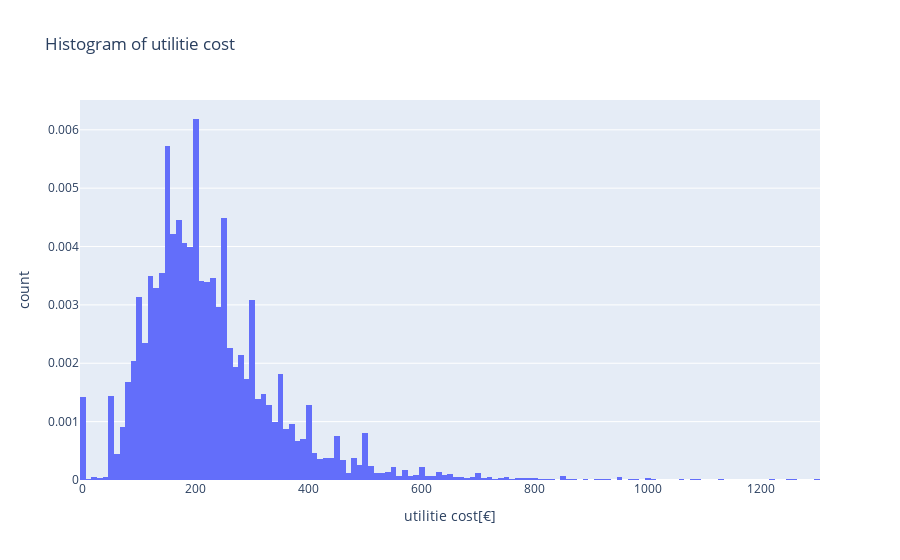

Write notebook code for a chart like this one.
### Markdown cell above
## UtilitiesPrice

### Code cell
# distribution of utilitie cost
fig = px.histogram(data_1, x="utilitiesPrice",
                   title='Histogram of utilitie cost',
                   labels={'utilitiesPrice':'utilitie cost[€]'},
                  histnorm='probability density',
                  )
fig.show()

### Figure 1 — Plotly figure (JSON) as saved in the notebook; plotly's stock layout.template omitted (floating-point values rounded to 4 significant figures; data arrays with more than 128 entries replaced by an {"elided": "..."} marker saying what was removed)
{"data": [{"alignmentgroup": "True", "bingroup": "x", "histnorm": "probability density", "hovertemplate": "utilitie cost[€]=%{x}<br>count=%{y}<extra></extra>", "legendgroup": "", "marker": {"color": "#636efa"}, "name": "", "offsetgroup": "", "orientation": "v", "showlegend": false, "type": "histogram", "x": {"elided": "10542 float values"}, "xaxis": "x", "yaxis": "y"}], "layout": {"barmode": "relative", "legend": {"tracegroupgap": 0}, "title": {"text": "Histogram of utilitie cost"}, "xaxis": {"anchor": "y", "domain": [0, 1], "title": {"text": "utilitie cost[€]"}}, "yaxis": {"anchor": "x", "domain": [0, 1], "title": {"text": "count"}}}}
